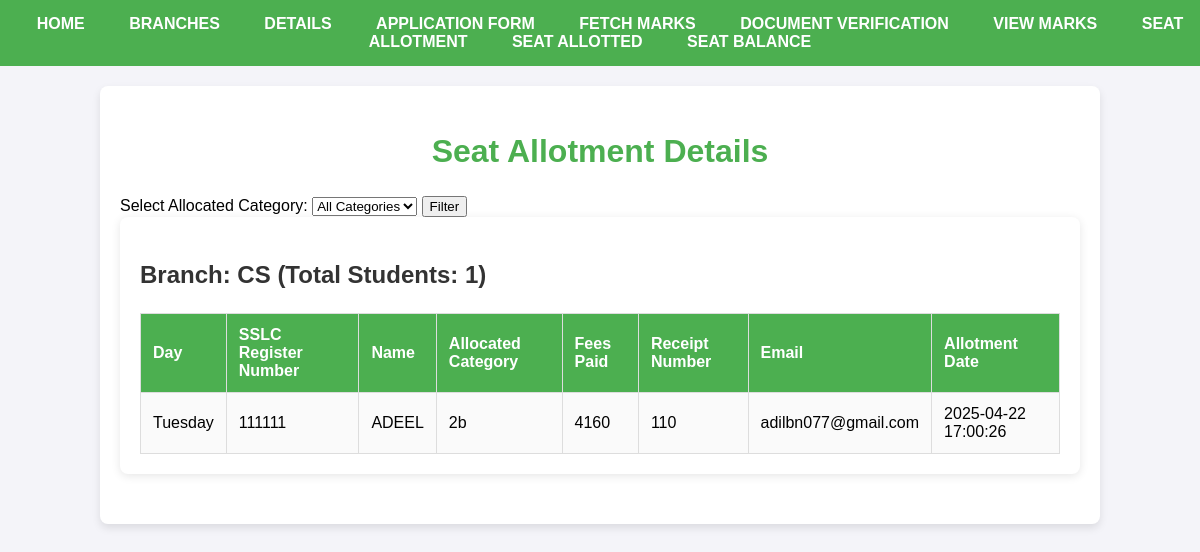
The page /seat_details.php on the database its author committed.
### tables this page shows
CREATE TABLE `seat_allotment` (
  `id` int(11) NOT NULL,
  `SSLC_Register` varchar(20) NOT NULL,
  `branch_allocated` varchar(50) NOT NULL,
  `allocated_category` varchar(50) NOT NULL,
  `fees_paid` enum('4160','1260') NOT NULL,
  `receipt_number` varchar(50) NOT NULL,
  `allotment_date` datetime DEFAULT NULL,
  `created_at` timestamp NOT NULL DEFAULT current_timestamp()
);

CREATE TABLE `students` (
  `id` int(11) NOT NULL,
  `sats_no` varchar(50) NOT NULL,
  `aadhar_no` varchar(12) NOT NULL,
  `names` varchar(100) NOT NULL,
  `mother_name` varchar(100) NOT NULL,
  `father_name` varchar(100) NOT NULL,
  `dob` date NOT NULL,
  `gender` enum('Male','Female') NOT NULL,
  `nationality` enum('Yes','No') NOT NULL,
  `religion` varchar(50) NOT NULL,
  `exam_type` enum('SSLC','CBSE','ICSE','Others') NOT NULL,
  `native_state` varchar(50) NOT NULL,
  `native_district` varchar(50) NOT NULL,
  `years_studied` int(11) DEFAULT NULL,
  `rural_study` enum('Yes','No') NOT NULL,
  `kannada_medium` enum('Yes','No') NOT NULL,
  `exemption_rule` enum('Yes','No') NOT NULL,
  `clause_code` varchar(50) DEFAULT NULL,
  `snq_quota` enum('Yes','No') NOT NULL,
  `hyd_kar_quota` enum('Yes','No') NOT NULL,
  `special_category` varchar(50) DEFAULT NULL,
  `reserved_category` varchar(50) DEFAULT NULL,
  `caste_name` varchar(50) DEFAULT NULL,
  `annual_income` decimal(10,2) DEFAULT NULL,
  `total_marks` int(11) DEFAULT NULL,
  `marks_obtained` int(11) DEFAULT NULL,
  `science_marks` int(11) DEFAULT NULL,
  `maths_marks` int(11) DEFAULT NULL,
  `science_math_total` int(11) DEFAULT NULL,
  `mobile` varchar(10) NOT NULL,
  `parent_mobile` varchar(10) DEFAULT NULL,
  `email` varchar(100) DEFAULT NULL,
  `address` text DEFAULT NULL,
  `course_name` varchar(100) DEFAULT NULL,
  `SSLC_Register` varchar(50) DEFAULT NULL,
  `institution_code` varchar(50) DEFAULT NULL,
  `college_name` varchar(100) DEFAULT NULL,
  `signature_candidate` varchar(255) DEFAULT NULL,
  `signature_parent` varchar(255) DEFAULT NULL,
  `submission_date` date DEFAULT NULL,
  `sslc_marks_card` varchar(255) DEFAULT NULL,
  `tc` varchar(255) DEFAULT NULL,
  `caste_certificate` varchar(255) DEFAULT NULL,
  `income_certificate` varchar(255) DEFAULT NULL,
  `study_certificate` varchar(255) DEFAULT NULL,
  `kannada_medium_certificate` varchar(255) DEFAULT NULL,
  `rural_quota_certificate` varchar(255) DEFAULT NULL,
  `special_quota_certificate` varchar(255) DEFAULT NULL,
  `aadhar_card` varchar(255) DEFAULT NULL,
  `student_photo` varchar(255) DEFAULT NULL,
  `Year_of_passing` int(11) DEFAULT NULL,
  `pincode` varchar(10) DEFAULT NULL,
  `state_appeared` varchar(50) DEFAULT NULL
);

### seat_details.php (the view, shortened to what this page needs)
<?php
include 'connection2.php';
$sql = "SELECT sa.SSLC_Register, sa.branch_allocated, sa.allocated_category, sa.fees_paid, sa.receipt_number, sa.created_at, s.names, s.email, b.name AS branch_name
        FROM seat_allotment sa
        JOIN students s ON sa.SSLC_Register = s.SSLC_Register
        JOIN branch b ON sa.branch_allocated = b.id";
$sql .= " ORDER BY sa.branch_allocated ASC, sa.created_at ASC";
$result = $conn->query($sql);
$branches_data = [];
if ($result->num_rows > 0) {
    while ($row = $result->fetch_assoc()) {
        $branch_id = $row['branch_allocated'];
        $branches_data[$branch_id]['branch_name'] = $row['branch_name'];
        $row['day_of_week'] = date('l', strtotime($row['created_at']));
        $branches_data[$branch_id]['students'][] = $row;
    }
}
?>
<!DOCTYPE html>
<html lang="en">
<head>
</head>
<body>
<nav>
    <a href="home.php">Home</a>
    <a href="branch.php">Branches</a>
    <div class="dropdown">
        <a href="#">Details</a>
    </div>
    <a href="application_form.php">Application Form</a>
    <a href="fetch_marks.php">Fetch Marks</a>
    <a href="marks_card.php">Document Verification</a>
    <a href="view_marks.php">View Marks</a>
    <a href="seat_allotment.php">Seat Allotment</a>
    <a href="seat_details.php"> Seat Allotted</a>
    <a href="seat_balances.php">Seat Balance</a>
</nav>
<div class="container">
    <h2>Seat Allotment Details</h2>
    <form method="GET" action="">
        <label for="allocated_category">Select Allocated Category:</label>
        <select name="allocated_category" id="allocated_category">
            <option value="">All Categories</option>
        </select>
        <input type="submit" value="Filter">
    </form>
    <?php
    $branches = [
        1 => 'CS',
        2 => 'E&E',
        3 => 'ME',
        4 => 'EC',
        5 => 'CE',
        6 => 'AT',
    ];
    foreach ($branches as $branch_id => $branch_name):
        if (isset($branches_data[$branch_id])) {
            $student_count = count($branches_data[$branch_id]['students']);
    ?>
    <div class="branch-container">
        <h3>Branch: <?= htmlspecialchars($branch_name); ?> (Total Students: <?= $student_count; ?>)</h3>
        <table>
            <thead>
                <tr>
                    <th>Day</th>
                    <th>SSLC Register Number</th>
                    <th>Name</th>
                    <th>Allocated Category</th>
                    <th>Fees Paid</th>
                    <th>Receipt Number</th>
                    <th>Email</th>
                    <th>Allotment Date</th>
                </tr>
            </thead>
            <tbody>
                <?php foreach ($branches_data[$branch_id]['students'] as $student): ?>
                <tr>
                    <td><?= htmlspecialchars($student['day_of_week']); ?></td>
                    <td><?= htmlspecialchars($student['SSLC_Register']); ?></td>
                    <td><?= htmlspecialchars($student['names']); ?></td>
                    <td><?= htmlspecialchars($student['allocated_category']); ?></td>
                    <td><?= htmlspecialchars($student['fees_paid']); ?></td>
                    <td><?= htmlspecialchars($student['receipt_number']); ?></td>
                    <td><?= htmlspecialchars($student['email']); ?></td>
                    <td><?= htmlspecialchars($student['created_at']); ?></td>
                </tr>
                <?php endforeach; ?>
            </tbody>
        </table>
    </div>
    <?php
        }
    endforeach;
    ?>
</div>
</body>
</html>

### seat_details.php (style rules this page uses)
body { font-family: Arial, sans-serif; background-color: #f4f4f9; margin: 0; padding: 0; }
nav { background-color: #4CAF50; padding: 15px; text-align: center; }
nav a { color: white; margin: 0 20px; text-decoration: none; font-weight: bold; text-transform: uppercase; }
.container { width: 80%; margin: 20px auto; background-color: white; padding: 20px; border-radius: 8px; box-shadow: 0 4px 8px rgba(0,0,0,0.1); }
h2 { text-align: center; color: #4CAF50; font-size: 2em; }
.branch-container { margin-bottom: 30px; background-color: #ffffff; padding: 20px; border-radius: 8px; box-shadow: 0 2px 10px rgba(0,0,0,0.1); }
h3 { color: #333; font-size: 1.5em; }
table { width: 100%; border-collapse: collapse; margin-top: 10px; }
th, td { padding: 12px; border: 1px solid #ddd; text-align: left; }
th { background-color: #4CAF50; color: white; }
td { background-color: #fafafa; }
.dropdown { display: inline-block; position: relative; }

### rows shown on the page
seat_allotment: day_of_week "Tuesday", SSLC_Register "111111", students.names "ADEEL", allocated_category "2b", fees_paid "4160", receipt_number "110", students.email "adilbn077@gmail.com", created_at "2025-04-22 17:00:26"

### other values the page prints
$branch_name "CS"
$student_count "1"
